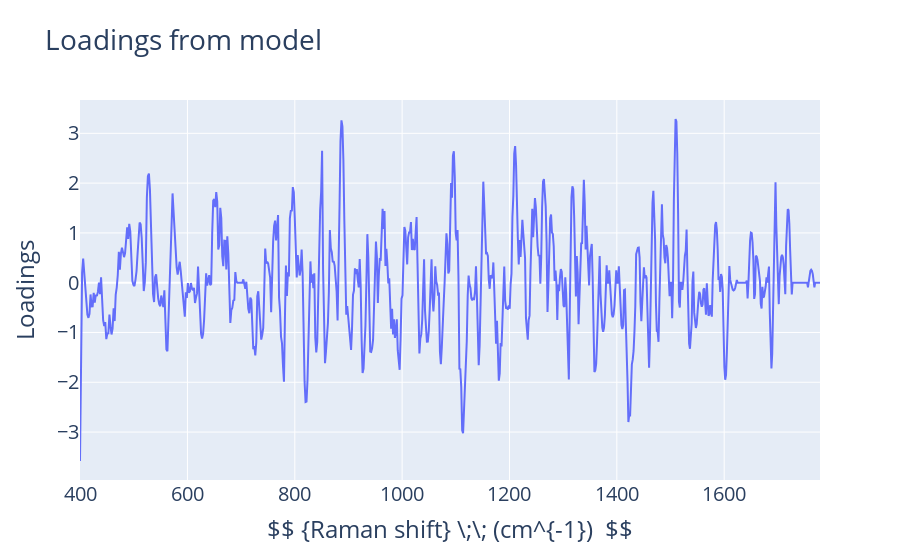

The notebook cell saved with this chart:
### Code cell
las = Lasso(alpha = 0.004).fit(X_train, y_train)
wei = np.zeros(804)
k = 0
for i in np.where(las.coef_!=0)[0]:
#     print (i)
    wei[i] = clf.coef_[k]
    k+=1
for i in np.where(las.coef_==0)[0]:
    wei[i] = 0


fig = go.Figure()

k = 50

fig.add_trace(go.Scatter(x = x_axis,
                                 y= savgol_filter(wei,9,3),
                       mode='lines'))




fig.update_xaxes(title_text = '$$ {Raman shift} \;\; (cm^{-1})  $$')
fig.update_yaxes(title_text='Loadings')
fig.update_layout( title='Loadings from model' ,  font=dict(
        size=20
    )
)


fig.show()

### Figure 1 — Plotly figure (JSON) as saved in the notebook; plotly's stock layout.template omitted (floating-point values rounded to 4 significant figures; data arrays with more than 128 entries replaced by an {"elided": "..."} marker saying what was removed)
{"data": [{"mode": "lines", "type": "scatter", "x": {"elided": "804 float values"}, "y": {"elided": "804 float values"}}], "layout": {"font": {"size": 20}, "title": {"text": "Loadings from model"}, "xaxis": {"title": {"text": "$$ {Raman shift} \\;\\; (cm^{-1})  $$"}}, "yaxis": {"title": {"text": "Loadings"}}}}
